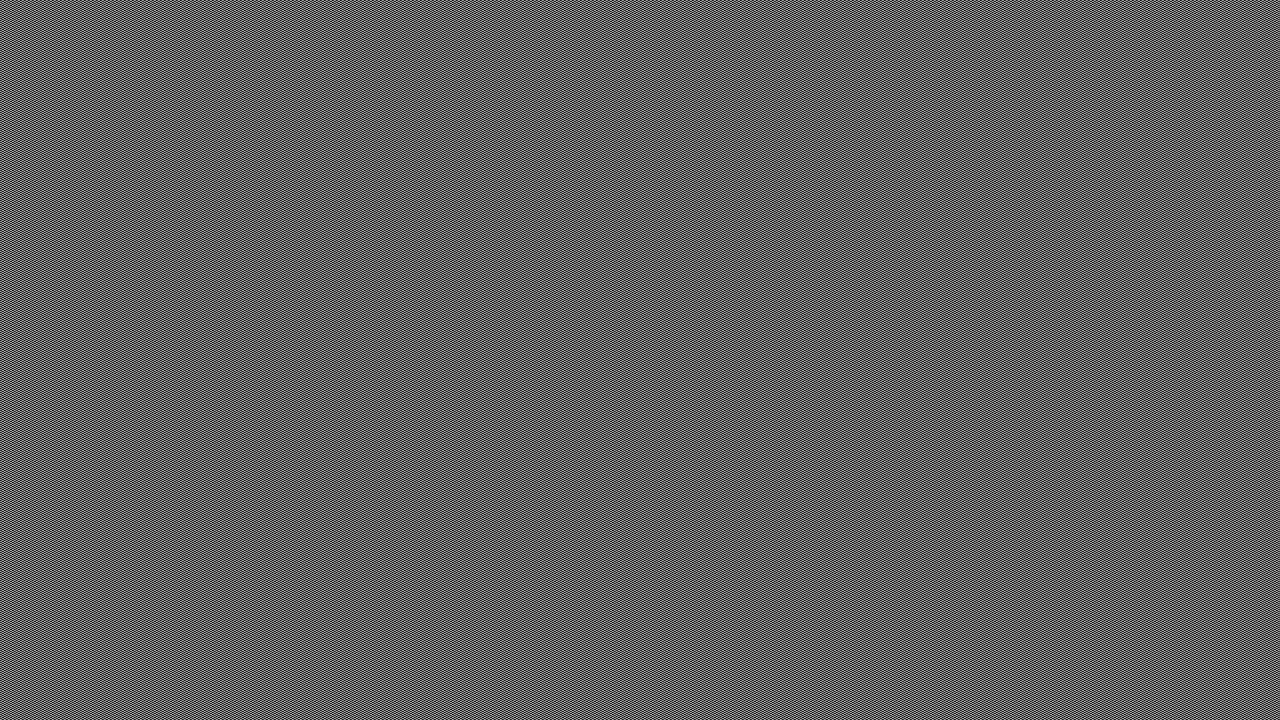

Write Python code to recreate this figure.
import numpy as np
from PIL import Image

# 讀取txt文件中的設定
def read_txt_file(file_path):
    w = h = bri = None
    array_data = []
    
    with open(file_path, 'r') as file:
        lines = file.readlines()
        
        # 讀取 w, h, bri
        for line in lines:
            if line.startswith('w:'):
                w = int(line.split(":")[1].strip())
            elif line.startswith('h:'):
                h = int(line.split(":")[1].strip())
            elif line.startswith('bri:'):
                bri = int(line.split(":")[1].strip())
            elif line.startswith('array:'):
                # 開始讀取 array 部分
                continue
            else:
                # 讀取每行的 RGB 數據並轉換為數字
                if line.strip():  # 忽略空行
                    array_data.extend([int(x) for x in line.split()])
    
    return w, h, bri, array_data

# 生成圖片
def generate_image(w, h, bri, array_data, output_filename="output_image.png"):
    # 1280 x 720 的 array 需要 reshape 成 (h, w, 3) 來表示 RGB
    array_data = np.array(array_data).reshape((h, w, 3))
    
    # 創建空白圖片 (h, w, 3)，並根據 array_data 填充 RGB 值
    img_data = np.zeros((h, w, 3), dtype=np.uint8)

    for i in range(h):
        for j in range(w):
            # 根據每個像素的 RGB 值, 用 bri 來縮放
            r, g, b = array_data[i, j]
            img_data[i, j] = [min(255, bri * r), min(255, bri * g), min(255, bri * b)]
    
    # 使用 PIL 生成圖片
    img = Image.fromarray(img_data)
    img.save(output_filename)

# 主程序，先讀取 txt 設定並生成圖片
def main():
    # 讀取 1.txt 配置文件
    w, h, bri, array_data = read_txt_file("pattern_condi.txt")

    # 生成 1.png 圖像
    generate_image(w, h, bri, array_data, output_filename="flicker.png")

if __name__ == "__main__":
    main()

